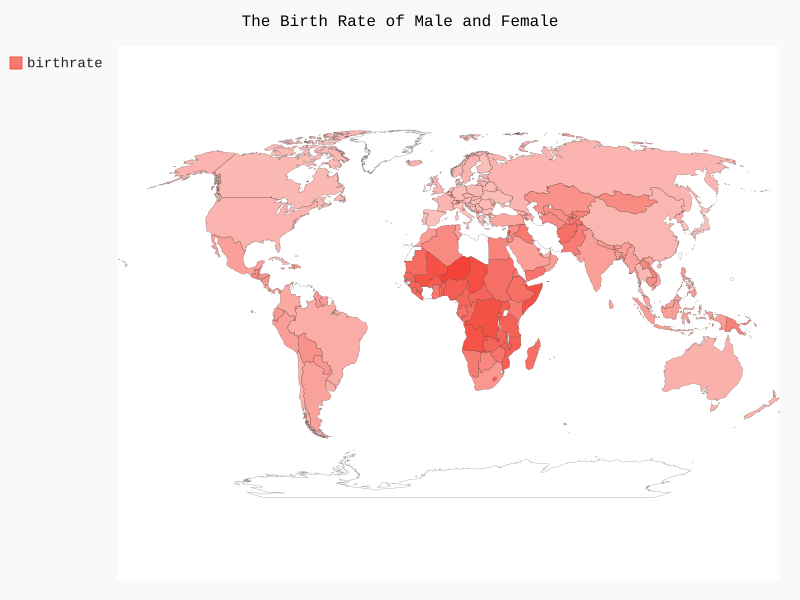

Reproduce this figure in Python.
"""this script visualizes the birth rate of various countries"""

import csv
import pygal_maps_world.maps
from country_codes import get_country_code

# Dictionary to store birth rates with country codes as keys
birth_rate = {}
# setting filename
FILENAME = "Global_Education.csv"
# reading the file
with open(FILENAME, "r", encoding="latin-1") as file_obj:
    reader = csv.reader(file_obj)
    next(reader)
    for row in reader:
        country_name = row[0]
        # deriving the country code of the countries
        code = get_country_code(country_name)
        if code:
            try:
                birth_rate[code] = float(row[25])
            except (ValueError, IndexError):
                print("missing data")
        else:
            print(f"the country code can not be generated for {country_name}")


# creating a function for the visualization
def create_world_map(title, data, filename):
    """Create a world map visualization with given title, data, and filename."""
    wm = pygal_maps_world.maps.World()
    wm.title = title
    wm.add("birthrate", data)
    wm.render_to_file(filename)


# creating an instance of the function
create_world_map("The Birth Rate of Male and Female ", birth_rate, "birth_rate.svg")
print("The worldmap has been succesfully visualized")
